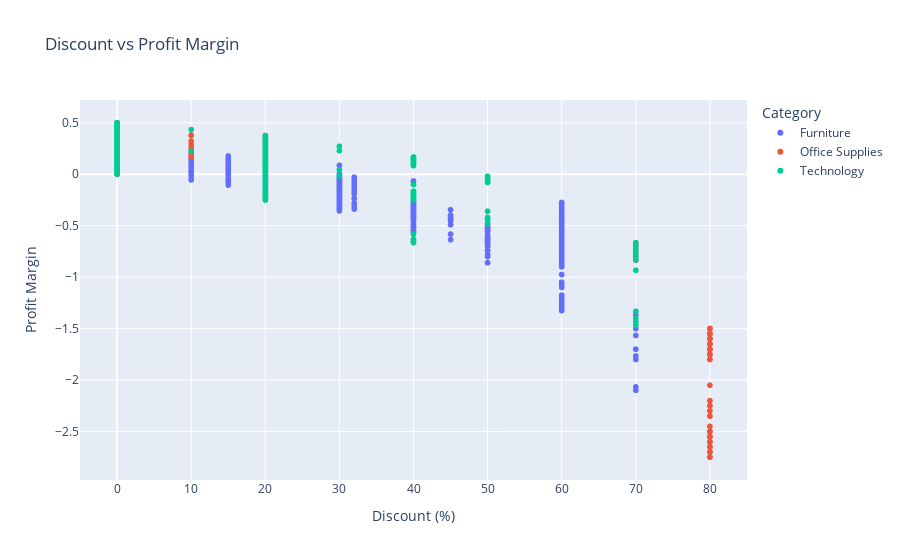

This figure's notebook cell:
### Markdown cell above
#### 10 Discount vs Profit Margin

### Code cell
fig = px.scatter(df, x='Discount_Percentage', y='Profit_Margin',
                 title="Discount vs Profit Margin",
                 labels={'Discount_Percentage': 'Discount (%)', 'Profit_Margin': 'Profit Margin'},
                 color='Category')
fig.show()

### Figure 1 — Plotly figure (JSON) as saved in the notebook; plotly's stock layout.template omitted (floating-point values rounded to 4 significant figures; data arrays with more than 128 entries replaced by an {"elided": "..."} marker saying what was removed)
{"data": [{"hovertemplate": "Category=Furniture<br>Discount (%)=%{x}<br>Profit Margin=%{y}<extra></extra>", "legendgroup": "Furniture", "marker": {"color": "#636efa", "symbol": "circle"}, "mode": "markers", "name": "Furniture", "showlegend": true, "type": "scattergl", "x": {"elided": "2121 float values"}, "xaxis": "x", "y": {"elided": "2121 float values"}, "yaxis": "y"}, {"hovertemplate": "Category=Office Supplies<br>Discount (%)=%{x}<br>Profit Margin=%{y}<extra></extra>", "legendgroup": "Office Supplies", "marker": {"color": "#EF553B", "symbol": "circle"}, "mode": "markers", "name": "Office Supplies", "showlegend": true, "type": "scattergl", "x": {"elided": "6026 float values"}, "xaxis": "x", "y": {"elided": "6026 float values"}, "yaxis": "y"}, {"hovertemplate": "Category=Technology<br>Discount (%)=%{x}<br>Profit Margin=%{y}<extra></extra>", "legendgroup": "Technology", "marker": {"color": "#00cc96", "symbol": "circle"}, "mode": "markers", "name": "Technology", "showlegend": true, "type": "scattergl", "x": {"elided": "1847 float values"}, "xaxis": "x", "y": {"elided": "1847 float values"}, "yaxis": "y"}], "layout": {"legend": {"title": {"text": "Category"}, "tracegroupgap": 0}, "title": {"text": "Discount vs Profit Margin"}, "xaxis": {"anchor": "y", "domain": [0, 1], "title": {"text": "Discount (%)"}}, "yaxis": {"anchor": "x", "domain": [0, 1], "title": {"text": "Profit Margin"}}}}
